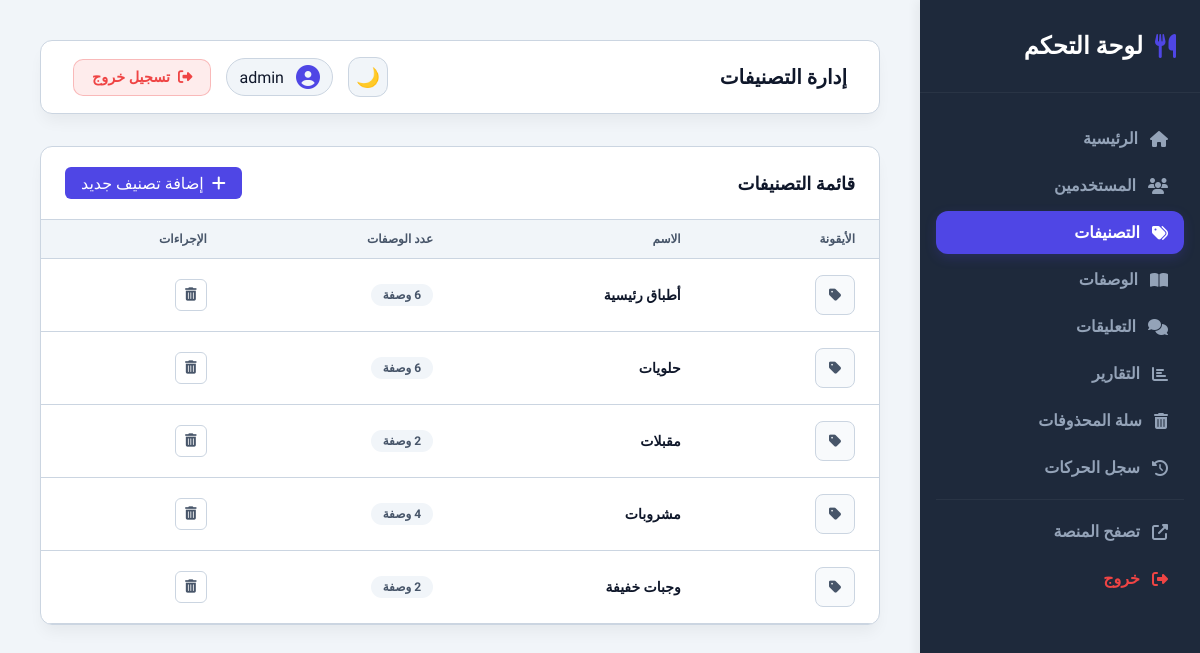
The app's page /dashboard/categories/ (signed in) with its own data.
### accountes/models.py (models this page shows, shortened)
class SoftDeleteMixin(models.Model):
    is_deleted = models.BooleanField(default=False)
    deleted_at = models.DateTimeField(null=True, blank=True)
    objects = SoftDeleteManager()
    all_objects = models.Manager()
    class Meta:
        abstract = True

class User(AbstractUser, SoftDeleteMixin):
    bio = models.TextField(blank=True)
    profile_picture = models.ImageField(upload_to='profile_pictures/', null=True, blank=True)
    facebook_link = models.URLField(blank=True)
    instagram_link = models.URLField(blank=True)
    twitter_link = models.URLField(blank=True)
    phone_number = models.CharField(max_length=20, blank=True)
    experience_years = models.CharField(max_length=50, blank=True, null=True, verbose_name="مدة الخبرة")
    objects = SoftDeleteUserManager()
    all_objects = UserManager()

### recipes/models.py (models this page shows, shortened)
class Category(SoftDeleteMixin):
    name = models.CharField(max_length=100)
    icon = models.ImageField(upload_to='category_icons/', null=True, blank=True)
    class Meta:
        verbose_name_plural = 'Categories'

### dashboard/views.py (the view)
# urls.py: path('categories/', views.category_list, name='category_list'),
@user_passes_test(is_admin, login_url='dashboard:login')
def category_list(request):
    categories = Category.objects.all()
    return render(request, 'dashboard/category_list.html', {'categories': categories})

### accountes/models.py (called while the page is built)
    def get_queryset(self):
        return super().get_queryset().filter(is_deleted=False)

    def get_queryset(self):
        return super().get_queryset().filter(is_deleted=False)

### dashboard/views.py (called while the page is built)
def is_admin(user):
    return user.is_authenticated and user.is_staff

### templates/dashboard/category_list.html (shortened to what this page needs)
{% extends 'dashboard/base_dashboard.html' %}
{% block page_title %}إدارة التصنيفات{% endblock %}
{% block dashboard_content %}
<div class="table-container">
    <div style="display: flex; justify-content: space-between; align-items: center; padding: 20px 24px; border-bottom: 1px solid var(--border-color);">
        <h3 style="padding: 0; border: none;">قائمة التصنيفات</h3>
        <a href="{% url 'dashboard:add_category' %}" class="action-btn" style="width: auto; padding: 0 16px; gap: 8px; background: var(--primary); color: white; border: none;">
            <i class="fas fa-plus"></i> إضافة تصنيف جديد
        </a>
    </div>
    <table>
        <thead>
            <tr>
                <th>الأيقونة</th>
                <th>الاسم</th>
                <th>عدد الوصفات</th>
                <th>الإجراءات</th>
            </tr>
        </thead>
        <tbody>
            {% for category in categories %}
            <tr>
                <td>
                    <div style="width: 40px; height: 40px; background: #f8fafc; border-radius: 8px; display: flex; align-items: center; justify-content: center; border: 1px solid var(--border-color);">
                        {% if category.icon %}
                        <img src="{{ category.icon.url }}" style="width: 100%; height: 100%; border-radius: 8px; object-fit: cover;">
                        {% else %}
                        <i class="fas fa-tag" style="color: var(--text-muted);"></i>
                        {% endif %}
                    </div>
                </td>
                <td style="font-weight: 600;">{{ category.name }}</td>
                <td>
                    <span class="status-badge" style="background: #f1f5f9; color: #475569;">{{ category.recipes.count }} وصفة</span>
                </td>
                <td>
                    <div style="display: flex; gap: 8px;">
                        <button type="button" class="action-btn" onclick="showDeleteModal('delete-cat-{{ category.id }}')" title="حذف"><i class="fas fa-trash-alt"></i></button>
                    </div>
                </td>
            </tr>
            {% empty %}
            <tr><td colspan="4" style="text-align: center; color: var(--text-muted); padding: 32px;">لا توجد تصنيفات حالياً</td></tr>
            {% endfor %}
        </tbody>
    </table>
</div>
{% endblock %}

### templates/dashboard/base_dashboard.html (shortened to what this page needs)
<!DOCTYPE html>
<html lang="ar" dir="rtl">
<head>
    <link rel="stylesheet" href="https://cdnjs.cloudflare.com/ajax/libs/font-awesome/6.5.0/css/all.min.css">
</head>
<body>
    <div class="sidebar">
        <div class="sidebar-header">
            <i class="fas fa-utensils"></i> لوحة التحكم
        </div>
        <ul class="sidebar-menu">
            <li><a href="{% url 'dashboard:home' %}" class="{% if request.resolver_match.url_name == 'home' %}active{% endif %}"><i class="fas fa-home"></i> الرئيسية</a></li>
            <li><a href="{% url 'dashboard:user_list' %}" class="{% if request.resolver_match.url_name == 'user_list' %}active{% endif %}"><i class="fas fa-users"></i> المستخدمين</a></li>
            <li><a href="{% url 'dashboard:category_list' %}" class="{% if request.resolver_match.url_name == 'category_list' %}active{% endif %}"><i class="fas fa-tags"></i> التصنيفات</a></li>
            <li><a href="{% url 'dashboard:recipe_list' %}" class="{% if request.resolver_match.url_name == 'recipe_list' %}active{% endif %}"><i class="fas fa-book-open"></i> الوصفات</a></li>
            <li><a href="{% url 'dashboard:comment_list' %}" class="{% if request.resolver_match.url_name == 'comment_list' %}active{% endif %}"><i class="fas fa-comments"></i> التعليقات</a></li>
            <li><a href="{% url 'dashboard:reports' %}" class="{% if request.resolver_match.url_name == 'reports' %}active{% endif %}"><i class="fas fa-chart-bar"></i> التقارير</a></li>
            <li><a href="{% url 'dashboard:recycle_bin' %}" class="{% if request.resolver_match.url_name == 'recycle_bin' %}active{% endif %}"><i class="fas fa-trash-alt"></i> سلة المحذوفات</a></li>
            <li><a href="{% url 'dashboard:activity_log' %}" class="{% if request.resolver_match.url_name == 'activity_log' %}active{% endif %}"><i class="fas fa-history"></i> سجل الحركات</a></li>
            <hr style="border: 0; border-top: 1px solid rgba(255,255,255,0.05); margin: 10px 0;">
            <li><a href="{% url 'home' %}" target="_blank"><i class="fas fa-external-link-alt"></i> تصفح المنصة</a></li>
            <li><a href="{% url 'dashboard:logout' %}" style="color: var(--danger);"><i class="fas fa-sign-out-alt"></i> خروج</a></li>
        </ul>
    </div>
    <div class="main-content">
        <div class="top-navbar">
            <h2>{% block page_title %}الرئيسية{% endblock %}</h2>
            <div style="display: flex; align-items: center; gap: 15px;">
                <button id="theme-toggle" style="background: var(--bg-body); border: 1px solid var(--border-color); color: var(--text-main); width: 40px; height: 40px; border-radius: 12px; cursor: pointer; display: flex; align-items: center; justify-content: center; font-size: 1.2rem;">
                    <span id="theme-icon">🌙</span>
                </button>
                <div class="user-profile">
                    <i class="fas fa-user-circle"></i>
                    <span>{{ request.user.username }}</span>
                </div>
                <a href="{% url 'dashboard:logout' %}"
                   style="display:flex; align-items:center; gap:8px; background:rgba(239,68,68,0.1); color:#ef4444; border:1px solid rgba(239,68,68,0.3); padding:9px 18px; border-radius:10px; text-decoration:none; font-weight:700; font-size:0.9rem; transition:all 0.2s;"
                   onmouseover="this.style.background='#ef4444'; this.style.color='#fff';"
                   onmouseout="this.style.background='rgba(239,68,68,0.1)'; this.style.color='#ef4444';">
                    <i class="fas fa-sign-out-alt"></i>
                    تسجيل خروج
                </a>
            </div>
        </div>
        {% block dashboard_content %}{% endblock %}
    </div>
</body>
</html>

### templates/dashboard/base_dashboard.html (style rules this page uses)
:root { --primary: #4f46e5; --primary-hover: #4338ca; --sidebar-bg: #1e293b; --sidebar-text: #94a3b8; --sidebar-active: #ffffff; --sidebar-hover-bg: #334155; --bg-body: #f1f5f9; --card-bg: #ffffff; --text-main: #0f172a; --text-muted: #475569; --border-color: #cbd5e1; --danger: #ef4444; --success: #10b981; --radius: 12px; --shadow: 0 10px 15px -3px rgb(0 0 0 / 0.05); --shadow-md: 0 20px 25px -5px rgb(0 0 0 / 0.05); --shadow-lg: 0 25px 50px -12px rgb(0 0 0 / 0.1); }
* { box-sizing: border-box; margin: 0; padding: 0; }
body { font-family: 'Cairo', sans-serif; background-color: var(--bg-body); color: var(--text-main); display: flex; min-height: 100vh; }
.sidebar { width: 280px; background-color: var(--sidebar-bg); color: var(--sidebar-text); display: flex; flex-direction: column; position: fixed; right: 0; top: 0; bottom: 0; z-index: 1000; box-shadow: -4px 0 10px rgba(0,0,0,0.05); }
.sidebar-header { padding: 32px 24px; font-size: 1.5rem; font-weight: 700; color: white; display: flex; align-items: center; gap: 12px; border-bottom: 1px solid rgba(255,255,255,0.05); }
.sidebar-header i { color: var(--primary); }
.sidebar-menu { flex: 1; padding: 24px 16px; list-style: none; }
.sidebar-menu li { margin-bottom: 4px; }
.sidebar-menu a { display: flex; align-items: center; gap: 12px; padding: 12px 16px; color: var(--sidebar-text); text-decoration: none; font-weight: 600; border-radius: var(--radius); transition: all 0.2s; }
.sidebar-menu a.active { background-color: var(--primary); color: white; box-shadow: 0 4px 12px rgba(79, 70, 229, 0.2); }
.main-content { margin-right: 280px; flex: 1; padding: 40px; width: calc(100% - 280px); }
.top-navbar { background: var(--card-bg); padding: 16px 32px; border-radius: var(--radius); margin-bottom: 32px; display: flex; justify-content: space-between; align-items: center; box-shadow: var(--shadow); border: 1px solid var(--border-color); }
.top-navbar h2 { font-size: 1.25rem; font-weight: 700; }
.user-profile { display: flex; align-items: center; gap: 12px; padding: 6px 12px; border-radius: 30px; border: 1px solid var(--border-color); background: var(--bg-body); }
.user-profile i { color: var(--primary); font-size: 1.5rem; }
.table-container { background: var(--card-bg); border-radius: var(--radius); box-shadow: var(--shadow); border: 1px solid var(--border-color); overflow: hidden; margin-bottom: 32px; }
.table-container h3 { padding: 20px 24px; border-bottom: 1px solid var(--border-color); font-size: 1.125rem; }
table { width: 100%; border-collapse: collapse; }
th { background-color: var(--bg-body); padding: 12px 24px; text-align: right; font-size: 0.75rem; font-weight: 700; color: var(--text-muted); border-bottom: 1px solid var(--border-color); }
td { padding: 16px 24px; border-bottom: 1px solid var(--border-color); font-size: 0.875rem; }
.status-badge { padding: 4px 12px; border-radius: 20px; font-size: 0.75rem; font-weight: 700; display: inline-flex; align-items: center; gap: 6px; }
.action-btn { width: 32px; height: 32px; display: inline-flex; align-items: center; justify-content: center; border-radius: 6px; border: 1px solid var(--border-color); background: white; color: var(--text-muted); cursor: pointer; transition: all 0.2s; text-decoration: none; }

### records on screen
User: user.username "admin"
Category: name "أطباق رئيسية", recipes.count "6"
Category: name "حلويات", recipes.count "6"
Category: name "مقبلات", recipes.count "2"
Category: name "مشروبات", recipes.count "4"
Category: name "وجبات خفيفة", recipes.count "2"
